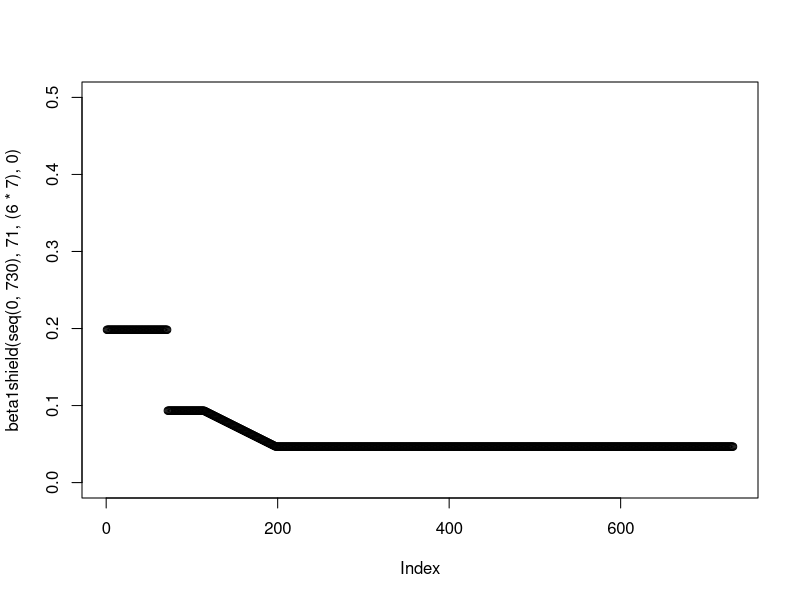
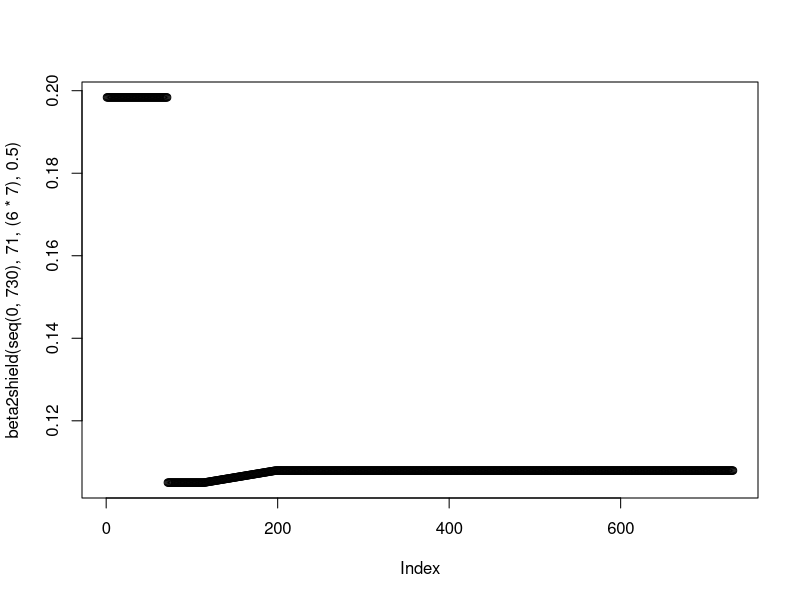
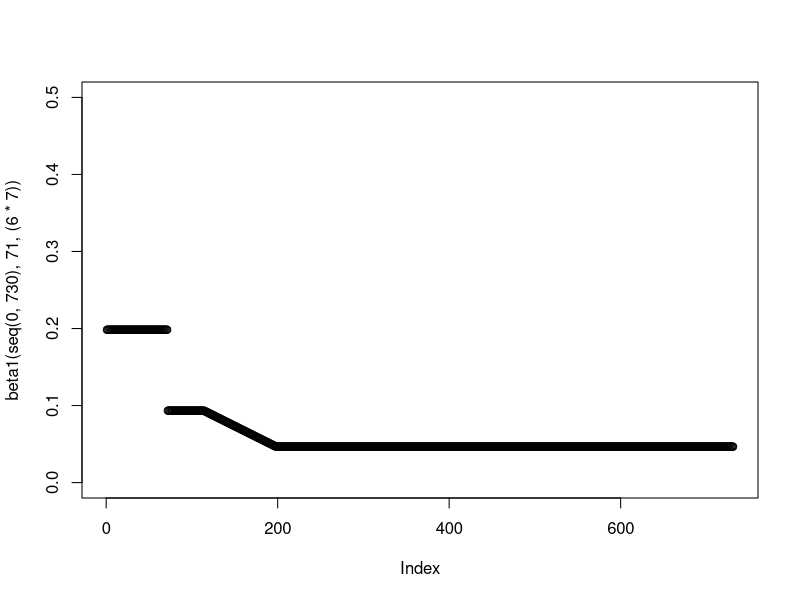
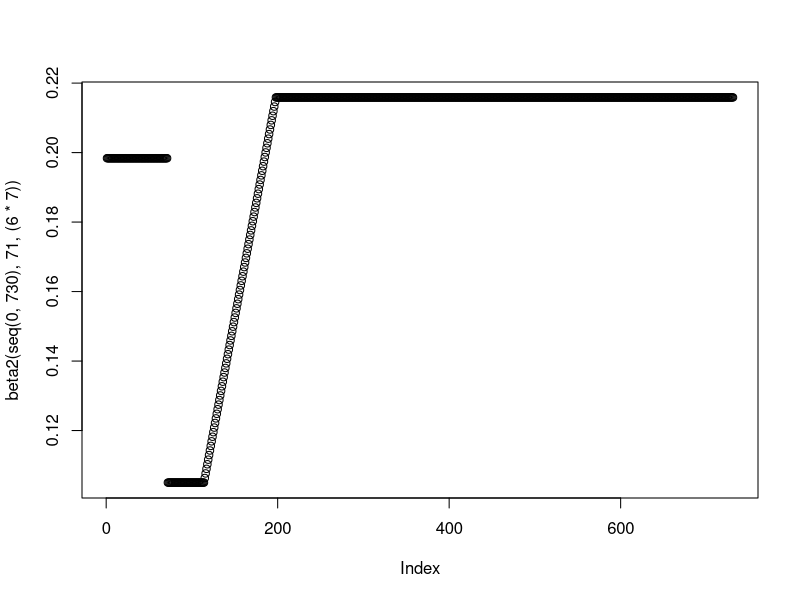
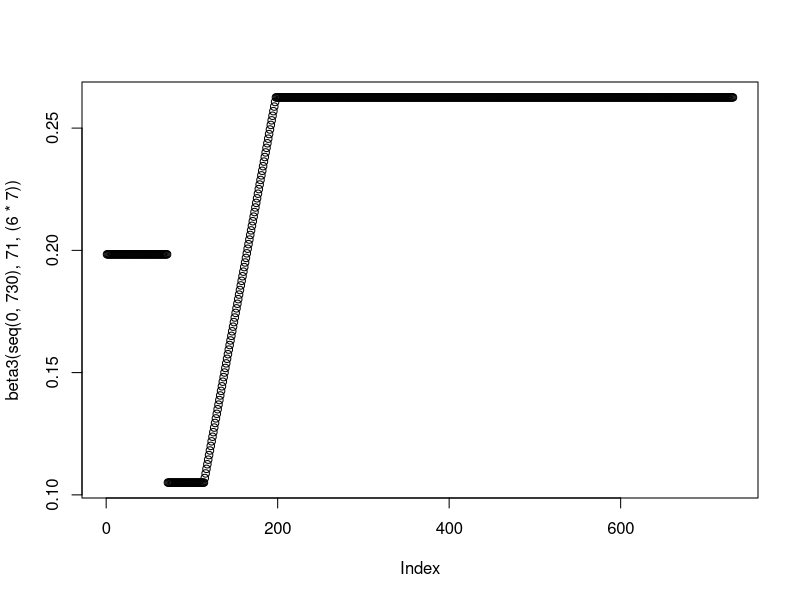
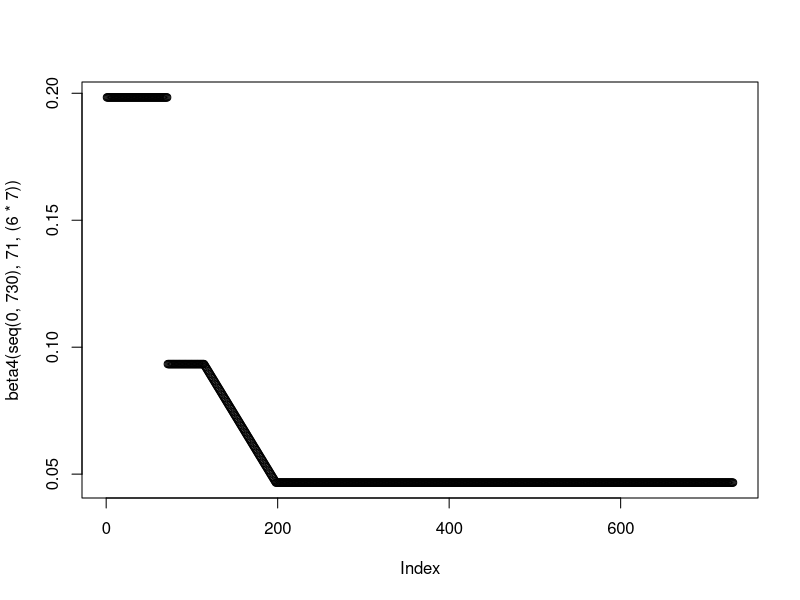

The R script that drew these images, in order: (Note: this script raises an error after producing the figures.)
setwd("C:/Users/amorg/Documents/PhD/nCoV Work/Figures/Enhanced Shielding/New") # This is where the plots Output
rm(list=ls())
library("deSolve"); library("ggplot2"); library("ggpubr"); library("reshape2"); library("dplyr"); library("Cairo")

#### Model Functions ####
#Function for the generation time/(1/gamma) parameter
GenTime <- function(T2, R0) {
  G = T2 * ((R0-1)/log(2))
  return(G)
}

#Function to model intervention - currently set at baseline - added additional functionality to it
beta1shield <- function(time, tstart1, tdur,test) {
  gamma <- 1/(GenTime(3.3,2.8))
  beta1_2 <- 0.4*(gamma)*(1-test)
  betalin <- approxfun(x=c(tstart1+tdur, tstart1+tdur+(12*7)), y = c(0.8*(gamma), beta1_2), method="linear", rule  =2)
  ifelse((time >= tstart1 & time <= tstart1+tdur), #Phase 2
         0.8*(gamma),
         ifelse((time >= tstart1+tdur & time <= tstart1+tdur+(12*7)), #Phase 3
                betalin(time),
                ifelse((time >= tstart1+tdur+(12*7) & time <= 730),
                       beta1_2,
                       1.7*(gamma))))}
plot(beta1shield(seq(0,730), 71, (6*7), 0), ylim = c(0,0.5))

beta2shield <- function(time, tstart1, tdur,test) {
  gamma <- 1/(GenTime(3.3,2.8))
  beta1_2 <- 1.85*gamma*(1-test)
  betalin <- approxfun(x=c(tstart1+tdur, tstart1+tdur+(12*7)), y = c(0.9*(gamma), beta1_2), method="linear", rule  =2)
  ifelse((time >= tstart1 & time <= tstart1+tdur), #Phase 2
         0.9*(gamma),
         ifelse((time >= tstart1+tdur & time <= tstart1+tdur+(12*7)), #Phase 3
                betalin(time),
                ifelse((time >= tstart1+tdur+(12*7) & time <= 730),
                       beta1_2,
                       1.7*(gamma))))}
plot(beta2shield(seq(0,730), 71, (6*7), 0.5))

beta1 <- function(time, tstart1, tdur) {
  gamma <- 1/(GenTime(3.3,2.8))
  beta1_2 <- 0.4*(gamma)
  betalin <- approxfun(x=c(tstart1+tdur, tstart1+tdur+(12*7)), y = c(0.8*(gamma), beta1_2), method="linear", rule  =2)
  ifelse((time >= tstart1 & time <= tstart1+tdur), #Phase 2
         0.8*(gamma),
         ifelse((time >= tstart1+tdur & time <= tstart1+tdur+(12*7)), #Phase 3
                betalin(time),
                ifelse((time >= tstart1+tdur+(12*7) & time <= 730),
                       beta1_2,
                       1.7*(gamma))))}
plot(beta1(seq(0,730), 71, (6*7)), ylim = c(0,0.5))

beta2 <- function(time, tstart1, tdur) {
  gamma <- 1/(GenTime(3.3,2.8))
  beta1_2 <- 1.85*gamma
  betalin <- approxfun(x=c(tstart1+tdur, tstart1+tdur+(12*7)), y = c(0.9*(gamma), beta1_2), method="linear", rule  =2)
  ifelse((time >= tstart1 & time <= tstart1+tdur), #Phase 2
         0.9*(gamma),
         ifelse((time >= tstart1+tdur & time <= tstart1+tdur+(12*7)), #Phase 3
                betalin(time),
                ifelse((time >= tstart1+tdur+(12*7) & time <= 730),
                       beta1_2,
                       1.7*(gamma))))}
plot(beta2(seq(0,730), 71, (6*7)))

beta3 <- function(time, tstart1, tdur) {
  gamma <- 1/(GenTime(3.3,2.8))
  beta1_2 <- 2.25*gamma
  betalin <- approxfun(x=c(tstart1+tdur, tstart1+tdur+(12*7)), y = c(0.9*(gamma), beta1_2), method="linear", rule  =2)
  ifelse((time >= tstart1 & time <= tstart1+tdur), #Phase 2
         0.9*(gamma),
         ifelse((time >= tstart1+tdur & time <= tstart1+tdur+(12*7)), #Phase 3
                betalin(time),
                ifelse((time >= tstart1+tdur+(12*7) & time <= 730),
                       beta1_2,
                       1.7*(gamma))))}
plot(beta3(seq(0,730), 71, (6*7)))

beta4 <- function(time,tstart1,tdur) {
  gamma <- 1/(GenTime(3.3,2.8))
  beta1_2 <- 0.4*(gamma) 
  betalin <- approxfun(x=c(tstart1+tdur, tstart1+tdur+(12*7)), y = c(0.8*(gamma), beta1_2), method="linear", rule  =2)
  ifelse((time >= tstart1 & time <= tstart1+tdur), #Phase 2
         0.8*(gamma),
         ifelse((time >= tstart1+tdur & time <= tstart1+tdur+(12*7)), #Phase 3
                betalin(time),
                ifelse((time >= tstart1+tdur+(12*7) & time <= 730),
                       beta1_2,
                       1.7*(gamma))))}
plot(beta4(seq(0,730), 71, (6*7)))

#Function for Shielded/non-Shielded Pop
SIRS <- function(time, state, parameters) {
  with(as.list(c(state, parameters)), {
    beta1shield <- beta1shield(time,tstart1,tdur,test)
    beta2shield <- beta2shield(time,tstart1,tdur,test)
    beta1 <- beta1(time,tstart1,tdur)
    beta2 <- beta2(time,tstart1,tdur)
    beta3 <- beta3(time,tstart1,tdur)
    beta4 <- beta4(time,tstart1,tdur)
    
    dSv = - beta1*Iv*Sv - beta1shield*Is*Sv - beta4*Ir1*Sv - beta4*Ir2*Sv - beta4*Ir3*Sv + zeta*Rv
    dSs = - beta1*Iv*Ss - beta1shield*Is*Ss - beta2*Ir1*Ss - beta2*Ir2*Ss - beta2*Ir3*Ss + zeta*Rs
    dSr1 = - beta4*Iv*Sr1 - beta2shield*Is*Sr1 - beta3*Ir1*Sr1 - beta3*Ir2*Sr1 - beta3*Ir3*Sr1 + zeta*Rr1
    dSr2 = - beta4*Iv*Sr2 - beta2shield*Is*Sr2 - beta3*Ir1*Sr2 - beta3*Ir2*Sr2 - beta3*Ir3*Sr2 + zeta*Rr2
    dSr3 = - beta4*Iv*Sr3 - beta2shield*Is*Sr3 - beta3*Ir1*Sr3 - beta3*Ir2*Sr3 - beta3*Ir3*Sr3 + zeta*Rr3
    
    dIv = beta1*Iv*Sv + beta1shield*Is*Sv + beta4*Ir1*Sv + beta4*Ir2*Sv + beta4*Ir3*Sv - gamma*Iv
    dIs = beta1*Iv*Ss + beta1shield*Is*Ss + beta2*Ir1*Ss + beta2*Ir2*Ss + beta2*Ir3*Ss - gamma*Is
    dIr1 = beta4*Iv*Sr1 + beta2shield*Is*Sr1 + beta3*Ir1*Sr1 + beta3*Ir2*Sr1 + beta3*Ir3*Sr1 - gamma*Ir1
    dIr2 = beta4*Iv*Sr2 + beta2shield*Is*Sr2 + beta3*Ir1*Sr2 + beta3*Ir2*Sr2 + beta3*Ir3*Sr2 - gamma*Ir2
    dIr3 = beta4*Iv*Sr3 + beta2shield*Is*Sr3 + beta3*Ir1*Sr3 + beta3*Ir2*Sr3 + beta3*Ir3*Sr3 - gamma*Ir3
    
    dRv = gamma*Iv - zeta*Rv 
    dRs = gamma*Is - zeta*Rs
    dRr1 = gamma*Ir1 - zeta*Rr1
    dRr2 = gamma*Ir2 - zeta*Rr2
    dRr3 = gamma*Ir3 - zeta*Rr3

    return(list(c(dSv, dSs, dSr1, dSr2, dSr3,
                  dIv, dIs, dIr1, dIr2, dIr3,
                  dRv, dRs, dRr1, dRr2, dRr3)))
  })
}

#### Baseline Parameters ####
init <- c(Sv = 0.2 - 0.0001*0.2, Ss = 0.2 - 0.0001*0.2, 
          Sr1 = 0.2 - 0.0001*0.2, Sr2 = 0.2 - 0.0001*0.2, Sr3 = 0.2 - 0.0001*0.2,
          Iv = 0.0001*0.2, Is = 0.0001*0.2, Ir1 = 0.0001*0.2, Ir2 = 0.0001*0.2, Ir3 = 0.0001*0.2,   
          Rv= 0, Rs = 0, Rr1 = 0, Rr2 = 0, Rr3 = 0)
times <- seq(0, 478, by = 1)

phase1 <- data.frame(xmin=0, xmax=71, ymin=-Inf, ymax=Inf, name = "P1")
phase2 <- data.frame(xmin=71, xmax=71+(6*7), ymin=-Inf, ymax=Inf, name = "P2")
phase3 <- data.frame(xmin=71+(6*7), xmax=71+(6*7)+(12*7), ymin=-Inf, ymax=Inf, name = "P3")
phase4 <- data.frame(xmin=71+(6*7)+(12*7), xmax=Inf, ymin=-Inf, ymax=Inf, name = "P4")

#### Running the Model - The Efficacy of Shielder Testing ####

testingeff <- seq(0, 1, by = 0.25)
testingeffdata <- data.frame(matrix(nrow = 0, ncol = 15))

for(i in 1:length(testingeff)) {
  parms = c(gamma = 1/(GenTime(3.3,2.8)), 
            zeta = 1/365,
            tstart1 = 71, 
            tdur = 6*7,
            test = testingeff[i]) 
  out1 <- data.frame(ode(y = init, func = SIRS, times = times, parms = parms))
  out1$RemS <- out1$Sr1 + out1$Sr2 + out1$Sr3
  out1$RemI <- out1$Ir1 + out1$Ir2 + out1$Ir3
  out1$RemR <- out1$Rr1 + out1$Rr2 + out1$Rr3
  out1 <- out1[, -grep("Sr|Ir|Rr", names(out1))]
  out1[,2:7] <- out1[,2:7]/0.2
  out1[,8:10] <- out1[,8:10]/0.6
  out1$testingeff <- testingeff[i]
  testingeffdata <- rbind(out1, testingeffdata)
}

colnames(testingeffdata) <- c("Time", "Suscv", "Suscs", "Infected_Iv", "Infected_Is", "Recovv", "Recovs", 
                          "RemSusc", "RemInf", "RemRecov","TestingEff")

# Testing Efficacy - 0% (100% Of Original Beta)

statsinfecv <- melt(testingeffdata[testingeffdata$TestingEff == 0,], id.vars = c("Time"), 
                    measure.vars = c("Infected_Iv", "Infected_Is", "RemInf"))
statsinfecv$variable <- factor(statsinfecv$variable, levels=rev(levels(statsinfecv$variable)))

pinfbase <- ggplot(data = statsinfecv, aes(x = (Time), y = value, col = variable))  + theme_bw() +
  labs(x ="Time (Days)", y = "Proportion Infected", color = "Population") + scale_y_continuous(limits = c(0,0.075), expand = c(0,0)) +
  theme(legend.position = "none", legend.title = element_blank(), legend.text=element_text(size=14),  axis.text=element_text(size=14),
        axis.title.y=element_text(size=14),axis.title.x = element_blank(), 
        legend.spacing.x = unit(0.3, 'cm'), plot.margin=unit(c(0.7,0.7,0.8,0.8),"cm")) + scale_x_continuous(expand = c(0, 0)) + 
  scale_color_manual(values=c('blue','darkgreen','red'), labels= c("General", "Shielders", "Vulnerable")) +
  geom_rect(data=phase2, aes(xmin=xmin, xmax=xmax, ymin=ymin, ymax=ymax), fill="grey", alpha=0.5, inherit.aes = FALSE) +
  geom_rect(data=phase3, aes(xmin=xmin, xmax=xmax, ymin=ymin, ymax=ymax), fill="grey", alpha=0.35, inherit.aes = FALSE) +
  geom_rect(data=phase4, aes(xmin=xmin, xmax=xmax, ymin=ymin, ymax=ymax), fill="grey", alpha=0.5, inherit.aes = FALSE) +
  geom_text(data = phase1, aes(x = xmin, y = 0.065, label = name),inherit.aes = FALSE, size = 8, vjust = 0, hjust = 0, nudge_x = 25) +
  geom_text(data = phase2, aes(x = xmin, y = 0.065, label = name),inherit.aes = FALSE, size = 8, vjust = 0, hjust = 0, nudge_x = 8) +
  geom_text(data = phase3, aes(x = xmin, y = 0.065, label = name),inherit.aes = FALSE, size = 8, vjust = 0, hjust = 0, nudge_x = 30) +
  geom_text(data = phase4, aes(x = xmin, y = 0.065, label = name),inherit.aes = FALSE, size = 8, vjust = 0, hjust = 0, nudge_x = 125) +
  geom_line(size = 1.02, stat = "identity")

# Testing Efficacy - 25% (75% Of Original Beta)

statsinfecv <- melt(testingeffdata[testingeffdata$TestingEff == 0.25,], id.vars = c("Time"), 
                    measure.vars = c("Infected_Iv", "Infected_Is", "RemInf"))
statsinfecv$variable <- factor(statsinfecv$variable, levels=rev(levels(statsinfecv$variable)))

pinf75 <- ggplot(data = statsinfecv, aes(x = (Time), y = value, col = variable))  + theme_bw() +
  labs(x ="Time (Days)", y = "Proportion Infected", color = "Population") + scale_y_continuous(limits = c(0,0.075), expand = c(0,0)) +
  theme(legend.position = "none", legend.title = element_blank(), legend.text=element_text(size=14),  axis.text=element_text(size=14),
        axis.title.y=element_text(size=14),axis.title.x = element_blank(), 
        legend.spacing.x = unit(0.3, 'cm'), plot.margin=unit(c(0.7,0.7,0.8,0.8),"cm")) + scale_x_continuous(expand = c(0, 0)) + 
  scale_color_manual(values=c('blue','darkgreen','red'), labels= c("General", "Shielders", "Vulnerable")) +
  geom_rect(data=phase2, aes(xmin=xmin, xmax=xmax, ymin=ymin, ymax=ymax), fill="grey", alpha=0.5, inherit.aes = FALSE) +
  geom_rect(data=phase3, aes(xmin=xmin, xmax=xmax, ymin=ymin, ymax=ymax), fill="grey", alpha=0.35, inherit.aes = FALSE) +
  geom_rect(data=phase4, aes(xmin=xmin, xmax=xmax, ymin=ymin, ymax=ymax), fill="grey", alpha=0.5, inherit.aes = FALSE) +
  geom_text(data = phase1, aes(x = xmin, y = 0.065, label = name),inherit.aes = FALSE, size = 8, vjust = 0, hjust = 0, nudge_x = 25) +
  geom_text(data = phase2, aes(x = xmin, y = 0.065, label = name),inherit.aes = FALSE, size = 8, vjust = 0, hjust = 0, nudge_x = 8) +
  geom_text(data = phase3, aes(x = xmin, y = 0.065, label = name),inherit.aes = FALSE, size = 8, vjust = 0, hjust = 0, nudge_x = 30) +
  geom_text(data = phase4, aes(x = xmin, y = 0.065, label = name),inherit.aes = FALSE, size = 8, vjust = 0, hjust = 0, nudge_x = 125) +
  geom_line(size = 1.02, stat = "identity")

# Testing Efficacy - 50% (50% Of Original Beta)
statsinfecv <- melt(testingeffdata[testingeffdata$TestingEff == 0.5,], id.vars = c("Time"), 
                    measure.vars = c("Infected_Iv", "Infected_Is", "RemInf"))
statsinfecv$variable <- factor(statsinfecv$variable, levels=rev(levels(statsinfecv$variable)))

pinf50 <- ggplot(data = statsinfecv, aes(x = (Time), y = value, col = variable))  + theme_bw() +
  labs(x ="Time (Days)", y = "Proportion Infected", color = "Population") + scale_y_continuous(limits = c(0,0.075), expand = c(0,0)) +
  theme(legend.position = "none", legend.title = element_blank(), legend.text=element_text(size=14),  axis.text=element_text(size=14),
        axis.title.y=element_text(size=14),axis.title.x = element_blank(), 
        legend.spacing.x = unit(0.3, 'cm'), plot.margin=unit(c(0.7,0.7,0.8,0.8),"cm")) + scale_x_continuous(expand = c(0, 0)) + 
  scale_color_manual(values=c('blue','darkgreen','red'), labels= c("General", "Shielders", "Vulnerable")) +
  geom_rect(data=phase2, aes(xmin=xmin, xmax=xmax, ymin=ymin, ymax=ymax), fill="grey", alpha=0.5, inherit.aes = FALSE) +
  geom_rect(data=phase3, aes(xmin=xmin, xmax=xmax, ymin=ymin, ymax=ymax), fill="grey", alpha=0.35, inherit.aes = FALSE) +
  geom_rect(data=phase4, aes(xmin=xmin, xmax=xmax, ymin=ymin, ymax=ymax), fill="grey", alpha=0.5, inherit.aes = FALSE) +
  geom_text(data = phase1, aes(x = xmin, y = 0.065, label = name),inherit.aes = FALSE, size = 8, vjust = 0, hjust = 0, nudge_x = 25) +
  geom_text(data = phase2, aes(x = xmin, y = 0.065, label = name),inherit.aes = FALSE, size = 8, vjust = 0, hjust = 0, nudge_x = 8) +
  geom_text(data = phase3, aes(x = xmin, y = 0.065, label = name),inherit.aes = FALSE, size = 8, vjust = 0, hjust = 0, nudge_x = 30) +
  geom_text(data = phase4, aes(x = xmin, y = 0.065, label = name),inherit.aes = FALSE, size = 8, vjust = 0, hjust = 0, nudge_x = 125) +
  geom_line(size = 1.02, stat = "identity")

# Testing Efficacy - 75% (25% Of Original Beta)
statsinfecv <- melt(testingeffdata[testingeffdata$TestingEff == 0.75,], id.vars = c("Time"), 
                    measure.vars = c("Infected_Iv", "Infected_Is", "RemInf"))
statsinfecv$variable <- factor(statsinfecv$variable, levels=rev(levels(statsinfecv$variable)))

pinf25 <- ggplot(data = statsinfecv, aes(x = (Time), y = value, col = variable))  + theme_bw() +
  labs(x ="Time (Days)", y = "Proportion Infected", color = "Population") + scale_y_continuous(limits = c(0,0.075), expand = c(0,0)) +
  theme(legend.position = "none", legend.title = element_blank(), legend.text=element_text(size=14),  axis.text=element_text(size=14),
        axis.title.y=element_text(size=14),axis.title.x = element_text(size=14), 
        legend.spacing.x = unit(0.3, 'cm'), plot.margin=unit(c(0.7,0.7,0.3,0.8),"cm")) + scale_x_continuous(expand = c(0, 0)) + 
  scale_color_manual(values=c('blue','darkgreen','red'), labels= c("General", "Shielders", "Vulnerable")) +
  geom_rect(data=phase2, aes(xmin=xmin, xmax=xmax, ymin=ymin, ymax=ymax), fill="grey", alpha=0.5, inherit.aes = FALSE) +
  geom_rect(data=phase3, aes(xmin=xmin, xmax=xmax, ymin=ymin, ymax=ymax), fill="grey", alpha=0.35, inherit.aes = FALSE) +
  geom_rect(data=phase4, aes(xmin=xmin, xmax=xmax, ymin=ymin, ymax=ymax), fill="grey", alpha=0.5, inherit.aes = FALSE) +
  geom_text(data = phase1, aes(x = xmin, y = 0.065, label = name),inherit.aes = FALSE, size = 8, vjust = 0, hjust = 0, nudge_x = 25) +
  geom_text(data = phase2, aes(x = xmin, y = 0.065, label = name),inherit.aes = FALSE, size = 8, vjust = 0, hjust = 0, nudge_x = 8) +
  geom_text(data = phase3, aes(x = xmin, y = 0.065, label = name),inherit.aes = FALSE, size = 8, vjust = 0, hjust = 0, nudge_x = 30) +
  geom_text(data = phase4, aes(x = xmin, y = 0.065, label = name),inherit.aes = FALSE, size = 8, vjust = 0, hjust = 0, nudge_x = 125) +
  geom_line(size = 1.02, stat = "identity")

# Testing Efficacy - 0% (0% Of Original Beta)
statsinfecv <- melt(testingeffdata[testingeffdata$TestingEff == 1,], id.vars = c("Time"), 
                    measure.vars = c("Infected_Iv", "Infected_Is", "RemInf"))
statsinfecv$variable <- factor(statsinfecv$variable, levels=rev(levels(statsinfecv$variable)))

pinf0 <- ggplot(data = statsinfecv, aes(x = (Time), y = value, col = variable))  + theme_bw() +
  labs(x ="Time (Days)", y = "Proportion Infected", color = "Population") + scale_y_continuous(limits = c(0,0.075), expand = c(0,0)) +
  theme(legend.position = "none", legend.title = element_blank(), legend.text=element_text(size=14),  axis.text=element_text(size=14),
        axis.title.y=element_text(size=14),axis.title.x = element_text(size=14), 
        legend.spacing.x = unit(0.3, 'cm'), plot.margin=unit(c(0.7,0.7,0.3,0.8),"cm")) + scale_x_continuous(expand = c(0, 0)) + 
  scale_color_manual(values=c('blue','darkgreen','red'), labels= c("General", "Shielders", "Vulnerable")) +
  geom_rect(data=phase2, aes(xmin=xmin, xmax=xmax, ymin=ymin, ymax=ymax), fill="grey", alpha=0.5, inherit.aes = FALSE) +
  geom_rect(data=phase3, aes(xmin=xmin, xmax=xmax, ymin=ymin, ymax=ymax), fill="grey", alpha=0.35, inherit.aes = FALSE) +
  geom_rect(data=phase4, aes(xmin=xmin, xmax=xmax, ymin=ymin, ymax=ymax), fill="grey", alpha=0.5, inherit.aes = FALSE) +
  geom_text(data = phase1, aes(x = xmin, y = 0.065, label = name),inherit.aes = FALSE, size = 8, vjust = 0, hjust = 0, nudge_x = 25) +
  geom_text(data = phase2, aes(x = xmin, y = 0.065, label = name),inherit.aes = FALSE, size = 8, vjust = 0, hjust = 0, nudge_x = 8) +
  geom_text(data = phase3, aes(x = xmin, y = 0.065, label = name),inherit.aes = FALSE, size = 8, vjust = 0, hjust = 0, nudge_x = 30) +
  geom_text(data = phase4, aes(x = xmin, y = 0.065, label = name),inherit.aes = FALSE, size = 8, vjust = 0, hjust = 0, nudge_x = 125) +
  geom_line(size = 1.02, stat = "identity")

#### Plotting for Fig 5 #### 
# Just 100, 50 and 0% #
#Need to Redo Plot for the Axis Labels
pinf01 <- ggplot(data = statsinfecv, aes(x = (Time), y = value, col = variable))  + theme_bw() +
  labs(x ="Time (Days)", y = "Proportion Infected", color = "Population") + scale_y_continuous(limits = c(0,0.075), expand = c(0,0)) +
  theme(legend.position = "none", legend.title = element_blank(), legend.text=element_text(size=14),  axis.text=element_text(size=14),
        axis.title.y=element_text(size=14),axis.title.x = element_text(size=14), 
        legend.spacing.x = unit(0.3, 'cm'), plot.margin=unit(c(0.7,0.7,0.8,0.8),"cm")) + scale_x_continuous(expand = c(0, 0)) + 
  scale_color_manual(values=c('blue','darkgreen','red'), labels= c("General", "Shielders", "Vulnerable")) +
  geom_rect(data=phase2, aes(xmin=xmin, xmax=xmax, ymin=ymin, ymax=ymax), fill="grey", alpha=0.5, inherit.aes = FALSE) +
  geom_rect(data=phase3, aes(xmin=xmin, xmax=xmax, ymin=ymin, ymax=ymax), fill="grey", alpha=0.35, inherit.aes = FALSE) +
  geom_rect(data=phase4, aes(xmin=xmin, xmax=xmax, ymin=ymin, ymax=ymax), fill="grey", alpha=0.5, inherit.aes = FALSE) +
  geom_text(data = phase1, aes(x = xmin, y = 0.065, label = name),inherit.aes = FALSE, size = 8, vjust = 0, hjust = 0, nudge_x = 25) +
  geom_text(data = phase2, aes(x = xmin, y = 0.065, label = name),inherit.aes = FALSE, size = 8, vjust = 0, hjust = 0, nudge_x = 8) +
  geom_text(data = phase3, aes(x = xmin, y = 0.065, label = name),inherit.aes = FALSE, size = 8, vjust = 0, hjust = 0, nudge_x = 30) +
  geom_text(data = phase4, aes(x = xmin, y = 0.065, label = name),inherit.aes = FALSE, size = 8, vjust = 0, hjust = 0, nudge_x = 125) +
  geom_line(size = 1.02, stat = "identity")

#Plotting All 5 Plots 

plot <- ggarrange(pinfbase, pinf75, pinf50, pinf25,pinf0, nrow = 3, ncol = 2, heights = c(0.5), font.label = c(size = 20),
                  labels = c("A", "B", "C", "D", "E"), common.legend = TRUE, legend = "bottom")

#Plotting Just 3 Plots 

plotlim <- ggarrange(pinfbase, NULL, pinf50, NULL, pinf01, 
                  nrow = 5, ncol =1, align = "v", 
                  heights = c(0.5, -0.03, 0.5,-0.05, 0.6), 
                  font.label = c(size = 20),labels = c("A", "", "B", "", "C"),
                  common.legend = TRUE, legend = "bottom")

#Anti-Aliasing in Plots - Can Ignore 
setwd("C:/Users/amorg/Documents/PhD/nCoV Work/Figures/Enhanced Shielding/New")
ggsave(plot, filename = "Fig12_All.png", dpi = 300, type = "cairo",
       width = 14, height = 10, units = "in")


setwd("C:/Users/amorg/Documents/PhD/nCoV Work/Figures/Enhanced Shielding/New")
ggsave(plotlim, filename = "Fig12.png", dpi = 300, type = "cairo",
       width = 8.5, height = 11, units = "in")
